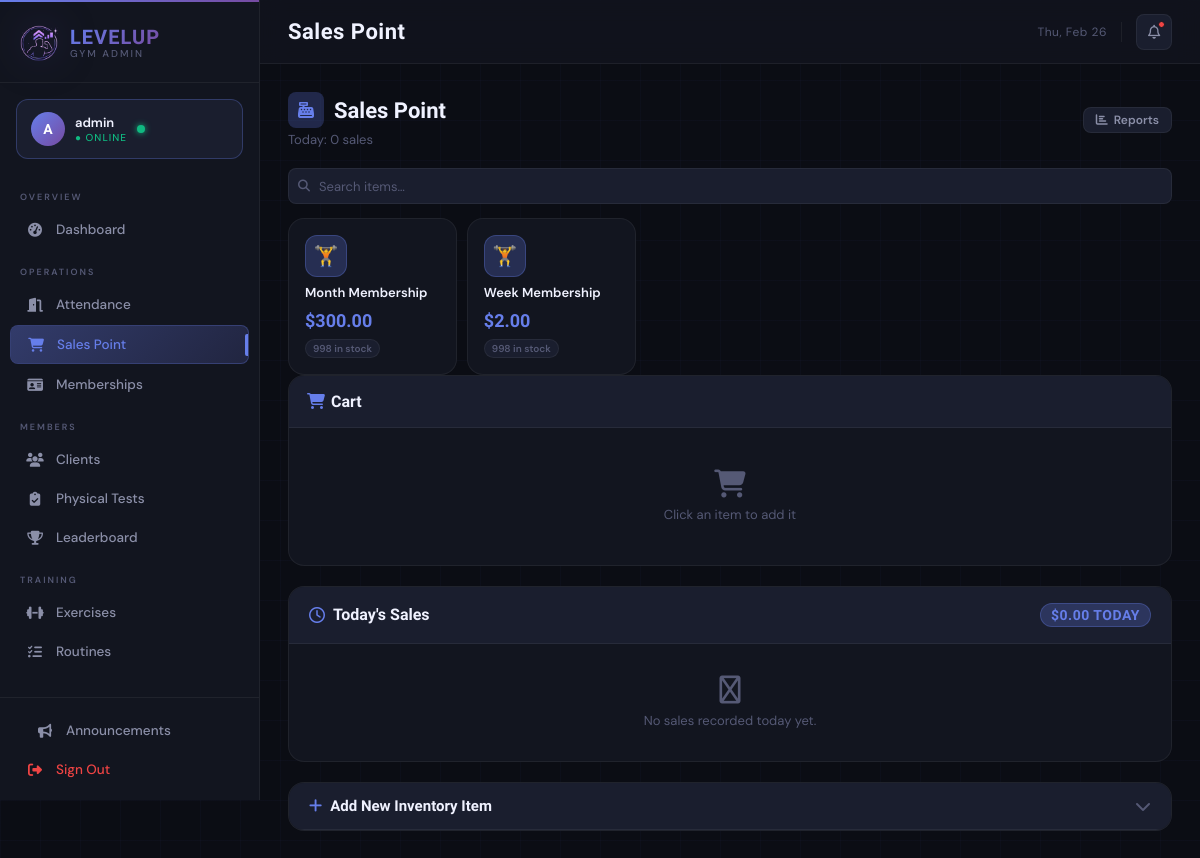
Before: /admin/salespoint (signed in) with the older database file.
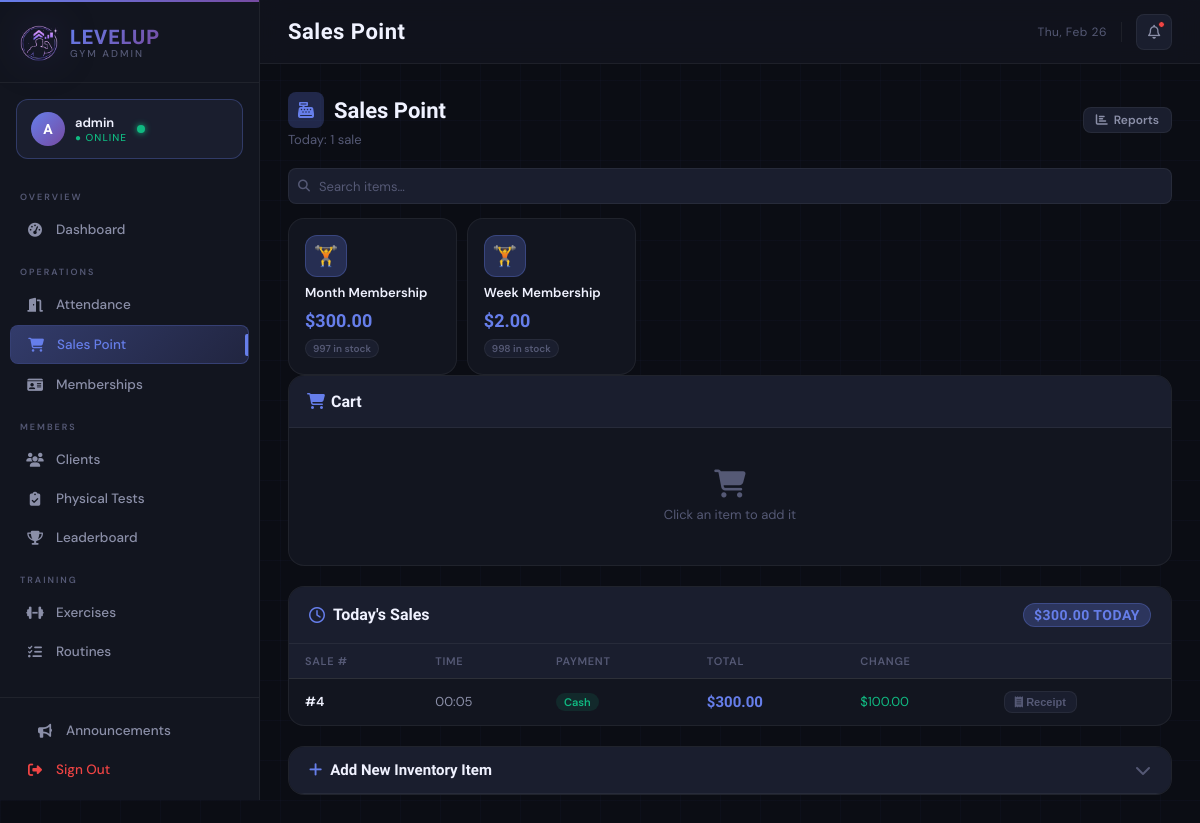
After: the same page with the newer database file.
### tables this page shows
CREATE TABLE items (
            item_id INTEGER PRIMARY KEY AUTOINCREMENT,
            sku TEXT UNIQUE,
            name TEXT NOT NULL,
            description TEXT,
            price_cents INTEGER NOT NULL DEFAULT 0, -- almacenamos en centavos para evitar floats
            stock INTEGER NOT NULL DEFAULT 0,
            created_at DATE
        );

CREATE TABLE sales (
            sale_id INTEGER PRIMARY KEY AUTOINCREMENT,
            cashier_id INTEGER, -- opcional, referencia a admin user
            total_cents INTEGER NOT NULL,
            payment_type TEXT NOT NULL, -- 'cash'|'card'
            paid_cents INTEGER NOT NULL,
            change_cents INTEGER NOT NULL,
            created_at TEXT NOT NULL
        );

### main.py (the view)
@app.route('/admin/salespoint')
@admin_required
def admin_salespoint():
    items = sales_ctrl.get_all_items()
    sales_today = sales_ctrl.get_sales_today()
    return render_template('admin/salespoint.html', items=items, sales_today=sales_today)

### controllers/salespoint_controller.py (called while the page is built)
    def get_all_items(self):
        query = "SELECT item_id, sku, name, price_cents, stock, description FROM items ORDER BY name"
        rows = self.db.execute_query(query)
        return [dict(r) for r in rows]

    def get_sales_today(self):
        today = date.today().strftime("%Y-%m-%d")
        q = """
            SELECT s.sale_id, s.created_at, s.total_cents, s.payment_type, s.paid_cents,
                   s.change_cents, s.cashier_id,
                   GROUP_CONCAT(si.item_id || ':' || si.qty, '|') AS items
            FROM sales s
            LEFT JOIN sale_items si ON s.sale_id = si.sale_id
            WHERE date(s.created_at) = ?
            GROUP BY s.sale_id
            ORDER BY s.created_at DESC
        """
        rows = self.db.execute_query(q, (today,))
        records = []
        for r in rows:
            rec = dict(r)
            rec['total'] = rec['total_cents'] / 100.0
            rec['paid'] = rec['paid_cents'] / 100.0
            rec['change'] = rec['change_cents'] / 100.0
            records.append(rec)
        return records

### database/db_manager.py (called while the page is built)
    def connect(self):
        self.conn = sqlite3.connect(self.db_name)
        self.conn.row_factory = sqlite3.Row  # Access columns by name
        self.cursor = self.conn.cursor()

    def disconnect(self):
        if self.conn:
            self.conn.close()

    def execute_query(self, query, params=None):
        self.connect()
        if params:
            self.cursor.execute(query, params)
        else:
            self.cursor.execute(query)
        results = self.cursor.fetchall()
        self.disconnect()
        return results

### main.py (called while the page is built)
def admin_required(f):
    @wraps(f)
    def decorated_function(*args, **kwargs):
        if 'admin_logged_in' not in session:
            return redirect(url_for('admin_login'))
        return f(*args, **kwargs)
    return decorated_function

### templates/admin/salespoint.html (shortened to what this page needs)
{% extends "admin/base.html" %}
{% block page_title %}Sales Point{% endblock %}
{% block content %}
<div class="section-header" style="margin-bottom:20px;">
    <div>
        <div class="section-title">
            <div class="title-icon"><i class="fa-solid fa-cash-register"></i></div>
            Sales Point
        </div>
        <div class="section-subtitle">Today: {{ sales_today | length }} sale{{ 's' if sales_today | length != 1 }}</div>
    </div>
    <div style="display:flex; gap:8px;">
        <a href="{{ url_for('admin_sales_report', period='daily') }}" class="btn btn-ghost btn-sm">
            <i class="fa-solid fa-chart-bar"></i> Reports
        </a>
    </div>
</div>
<div class="sp-layout">
    <div>
        <div class="inv-toolbar">
            <div class="inv-search-wrap">
                <input type="text" id="inv-search" placeholder="Search items…">
            </div>
        </div>
        <div class="item-grid" id="item-grid">
            {% for it in items %}
            {% set stock = it.stock %}
            <div class="item-card {% if stock == 0 %}out-of-stock{% endif %}"
                 data-item-id="{{ it.item_id }}"
                 data-name="{{ it.name | lower }}"
                 data-price="{{ (it.price_cents / 100) | round(2) }}"
                 data-stock="{{ stock }}"
                 onclick="addToCart(this)"
                 title="{{ it.name }}">
                <div class="item-icon">
                    {% if 'water' in it.name | lower %}💧
                    {% elif 'protein' in it.name | lower or 'supplement' in it.name | lower %}💊
                    {% elif 'shirt' in it.name | lower or 'merch' in it.name | lower %}👕
                    {% elif 'shaker' in it.name | lower or 'bottle' in it.name | lower %}🧴
                    {% elif 'bar' in it.name | lower or 'snack' in it.name | lower %}🍫
                    {% elif 'energy' in it.name | lower or 'drink' in it.name | lower %}⚡
                    {% else %}🏋️{% endif %}
                </div>
                <div class="item-name">{{ it.name }}</div>
                <div class="item-price">${{ '%.2f' % (it.price_cents / 100) }}</div>
                <span class="item-stock-badge {% if stock == 0 %}zero{% elif stock <= 3 %}low{% endif %}">
                    {{ 'Out of stock' if stock == 0 else ('Low: ' ~ stock if stock <= 3 else stock ~ ' in stock') }}
                </span>
            </div>
            {% endfor %}
        </div>
    </div>
    <div class="cart-panel">
        <div class="cart-header">
            <h3><i class="fa-solid fa-cart-shopping" style="color:var(--accent); margin-right:6px;"></i>Cart</h3>
        </div>
        <div class="cart-body">
            <div class="cart-empty" id="cart-empty">
                <i class="fa-solid fa-cart-shopping"></i>
                <p>Click an item to add it</p>
            </div>
        </div>
    </div>
</div>
<div class="sales-log">
    <div class="sales-log-header">
        <h3><i class="fa-regular fa-clock" style="color:var(--accent);"></i> Today's Sales</h3>
        <div style="display:flex; gap:8px; align-items:center;">
            {% set today_total = sales_today | sum(attribute='total') %}
            <span class="badge badge-accent" style="font-family:'Rajdhani',sans-serif; font-size:14px; font-weight:700;">
                ${{ '%.2f' % today_total }} today
            </span>
        </div>
    </div>
    {% if sales_today %}
    <table class="log-table">
        <thead>
            <tr>
                <th>Sale #</th>
                <th>Time</th>
                <th>Payment</th>
                <th>Total</th>
                <th>Change</th>
                <th></th>
            </tr>
        </thead>
        <tbody>
            {% for s in sales_today %}
            <tr>
                <td style="color:var(--text-primary); font-weight:600;">#{{ s.sale_id }}</td>
                <td>{{ s.created_at.split(' ')[1][:5] if ' ' in s.created_at else s.created_at }}</td>
                <td><span class="pay-pill {{ s.payment_type }}">{{ s.payment_type | capitalize }}</span></td>
                <td style="font-family:'Rajdhani',sans-serif; font-size:15px; font-weight:700; color:var(--accent);">
                    ${{ '%.2f' % s.total }}
                </td>
                <td style="color:var(--emerald);">
                    {% if s.payment_type == 'cash' %}${{ '%.2f' % s.change }}{% else %}—{% endif %}
                </td>
                <td>
                    <button class="view-receipt-btn" onclick="viewReceipt({{ s.sale_id }})">
                        <i class="fa-solid fa-receipt"></i> Receipt
                    </button>
                </td>
            </tr>
            {% endfor %}
        </tbody>
    </table>
    {% else %}
    <div class="cart-empty" style="padding:32px 0;">
        <i class="fa-regular fa-receipt" style="font-size:28px; margin-bottom:8px; display:block;"></i>
        <p>No sales recorded today yet.</p>
    </div>
    {% endif %}
</div>
<div class="add-item-panel">
    <div class="add-item-header" onclick="toggleAddItem(this)">
        <h3><i class="fa-solid fa-plus" style="color:var(--accent);"></i> Add New Inventory Item</h3>
        <i class="fa-solid fa-chevron-down" id="add-item-chevron" style="color:var(--text-muted); transition:transform .2s;"></i>
    </div>
</div>
{% endblock %}

### templates/admin/base.html (shortened to what this page needs)
<!DOCTYPE html>
<html lang="en">
<head>
    <link rel="stylesheet" href="https://cdnjs.cloudflare.com/ajax/libs/font-awesome/6.5.0/css/all.min.css">
</head>
<body>
<aside class="sidebar" id="sidebar">
    <div class="sidebar-logo">
        <img src="/static/image/Untitled design - Copy.png" alt="LevelUp">
        <div class="sidebar-logo-text">
            <span class="brand">LEVELUP</span>
            <span class="sub">GYM ADMIN</span>
        </div>
    </div>
    <div class="sidebar-admin-badge">
        <div class="admin-avatar">A</div>
        <div class="admin-info">
            <div class="admin-name">{{ session.admin_username or 'Admin' }}</div>
            <div class="admin-role">● Online</div>
        </div>
        <div class="admin-status-dot"></div>
    </div>
    <nav class="sidebar-nav">
        <div class="nav-section-label">Overview</div>
        <a href="{{ url_for('admin_dashboard') }}" class="nav-item {% if request.endpoint == 'admin_dashboard' %}active{% endif %}">
            <i class="fa-solid fa-gauge-high"></i>
            Dashboard
        </a>
        <div class="nav-section-label">Operations</div>
        <a href="{{ url_for('admin_attendance') }}" class="nav-item {% if request.endpoint == 'admin_attendance' %}active{% endif %}">
            <i class="fa-solid fa-door-open"></i>
            Attendance
        </a>
        <a href="{{ url_for('admin_salespoint') }}" class="nav-item {% if request.endpoint == 'admin_salespoint' %}active{% endif %}">
            <i class="fa-solid fa-cart-shopping"></i>
            Sales Point
        </a>
        <a href="{{ url_for('admin_memberships') }}" class="nav-item {% if request.endpoint == 'admin_memberships' %}active{% endif %}">
            <i class="fa-solid fa-id-card"></i>
            Memberships
        </a>
        <div class="nav-section-label">Members</div>
        <a href="{{ url_for('admin_clients') }}" class="nav-item {% if request.endpoint == 'admin_clients' %}active{% endif %}">
            <i class="fa-solid fa-users"></i>
            Clients
        </a>
        <a href="{{ url_for('admin_tests') }}" class="nav-item {% if request.endpoint == 'admin_tests' %}active{% endif %}">
            <i class="fa-solid fa-clipboard-check"></i>
            Physical Tests
        </a>
        <a href="{{ url_for('admin_leaderboard') }}" class="nav-item {% if request.endpoint == 'admin_leaderboard' %}active{% endif %}">
            <i class="fa-solid fa-trophy"></i>
            Leaderboard
        </a>
        <div class="nav-section-label">Training</div>
        <a href="{{ url_for('admin_exercises') }}" class="nav-item {% if request.endpoint == 'admin_exercises' %}active{% endif %}">
            <i class="fa-solid fa-dumbbell"></i>
            Exercises
        </a>
        <a href="{{ url_for('admin_routines') }}" class="nav-item {% if request.endpoint == 'admin_routines' %}active{% endif %}">
            <i class="fa-solid fa-list-check"></i>
            Routines
        </a>
    </nav>
    <div class="sidebar-footer">
        <a href="{{ url_for('admin_announcements') }}"
        class=" nav-item {% if request.endpoint == 'admin_announcements' %}active{% endif %}">
            <i class="fa-solid fa-bullhorn"></i> Announcements
        </a>
        <a href="{{ url_for('admin_logout') }}" class="nav-item-logout">
            <i class="fa-solid fa-right-from-bracket"></i>
            Sign Out
        </a>
    </div>
</aside>
<div class="main-wrapper">
    <header class="topbar">
        <div class="topbar-left">
            <div>
                <div class="page-title">{% block page_title %}Admin{% endblock %}</div>
            </div>
        </div>
        <div class="topbar-right">
            <span class="topbar-date" id="topbar-date"></span>
            <div class="topbar-icon-btn" title="Notifications">
                <i class="fa-regular fa-bell"></i>
                <span class="notif-dot"></span>
            </div>
        </div>
    </header>
    <main class="page-content">
        {% block content %}{% endblock %}
    </main>
</div>
</body>
</html>

Changed rows visible on the page:
changed items "Month Membership": stock "998 in stock" → "997 in stock"
added sales: sale_id "4", created_at "00:05", payment_type "Cash", total "300.00", change "100.00"
Other visible differences:
{{ sales_today | length }}: "0" → "1"
{{ '%.2f' % today_total }}: "0.00" → "300.00"
{{ 's' if sales_today | length != 1 }}: "s" → (not shown)
text no longer shown: "No sales recorded today yet."
text now shown: "SALE # TIME PAYMENT TOTAL CHANGE"
